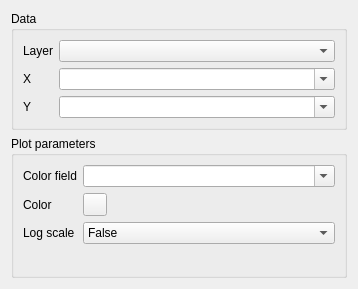
<?xml version="1.0" encoding="UTF-8"?>
<ui version="4.0">
 <class>Form</class>
 <widget class="QWidget" name="Form">
  <property name="geometry">
   <rect>
    <x>0</x>
    <y>0</y>
    <width>358</width>
    <height>289</height>
   </rect>
  </property>
  <property name="sizePolicy">
   <sizepolicy hsizetype="Preferred" vsizetype="Preferred">
    <horstretch>0</horstretch>
    <verstretch>0</verstretch>
   </sizepolicy>
  </property>
  <property name="minimumSize">
   <size>
    <width>0</width>
    <height>289</height>
   </size>
  </property>
  <property name="maximumSize">
   <size>
    <width>16777215</width>
    <height>289</height>
   </size>
  </property>
  <property name="windowTitle">
   <string>Form</string>
  </property>
  <layout class="QVBoxLayout" name="verticalLayout">
   <item>
    <widget class="QGroupBox" name="plot_data_box_2">
     <property name="sizePolicy">
      <sizepolicy hsizetype="Preferred" vsizetype="Maximum">
       <horstretch>0</horstretch>
       <verstretch>0</verstretch>
      </sizepolicy>
     </property>
     <property name="title">
      <string>Data</string>
     </property>
     <layout class="QFormLayout" name="formLayout">
      <item row="0" column="0">
       <widget class="QLabel" name="label_2">
        <property name="text">
         <string>Layer</string>
        </property>
       </widget>
      </item>
      <item row="0" column="1">
       <widget class="QgsMapLayerComboBox" name="layer"/>
      </item>
      <item row="1" column="0">
       <widget class="QLabel" name="label_3">
        <property name="text">
         <string>X</string>
        </property>
       </widget>
      </item>
      <item row="1" column="1">
       <widget class="QgsFieldComboBox" name="X">
        <property name="editable">
         <bool>true</bool>
        </property>
        <property name="frame">
         <bool>true</bool>
        </property>
        <property name="allowEmptyFieldName">
         <bool>true</bool>
        </property>
       </widget>
      </item>
      <item row="2" column="0">
       <widget class="QLabel" name="label">
        <property name="text">
         <string>Y</string>
        </property>
       </widget>
      </item>
      <item row="2" column="1">
       <widget class="QgsFieldComboBox" name="Y">
        <property name="editable">
         <bool>true</bool>
        </property>
        <property name="allowEmptyFieldName">
         <bool>true</bool>
        </property>
       </widget>
      </item>
     </layout>
    </widget>
   </item>
   <item>
    <widget class="QgsCollapsibleGroupBox" name="parameter_box">
     <property name="title">
      <string>Plot parameters</string>
     </property>
     <layout class="QFormLayout" name="formLayout_3">
      <item row="0" column="0">
       <widget class="QLabel" name="label_4">
        <property name="text">
         <string>Color field</string>
        </property>
       </widget>
      </item>
      <item row="0" column="1">
       <widget class="QgsFieldComboBox" name="color_field">
        <property name="editable">
         <bool>true</bool>
        </property>
        <property name="allowEmptyFieldName">
         <bool>true</bool>
        </property>
       </widget>
      </item>
      <item row="1" column="0">
       <widget class="QLabel" name="label_113">
        <property name="text">
         <string>Color</string>
        </property>
       </widget>
      </item>
      <item row="1" column="1">
       <widget class="QgsColorButton" name="color">
        <property name="minimumSize">
         <size>
          <width>24</width>
          <height>0</height>
         </size>
        </property>
       </widget>
      </item>
      <item row="2" column="0">
       <widget class="QLabel" name="label_115">
        <property name="text">
         <string>Log scale</string>
        </property>
       </widget>
      </item>
      <item row="2" column="1">
       <widget class="QComboBox" name="log_scale">
        <item>
         <property name="text">
          <string>False</string>
         </property>
        </item>
        <item>
         <property name="text">
          <string>True</string>
         </property>
        </item>
       </widget>
      </item>
     </layout>
    </widget>
   </item>
  </layout>
 </widget>
 <customwidgets>
  <customwidget>
   <class>QgsCollapsibleGroupBox</class>
   <extends>QGroupBox</extends>
   <header>qgscollapsiblegroupbox.h</header>
   <container>1</container>
  </customwidget>
  <customwidget>
   <class>QgsColorButton</class>
   <extends>QToolButton</extends>
   <header>qgscolorbutton.h</header>
   <container>1</container>
  </customwidget>
  <customwidget>
   <class>QgsFieldComboBox</class>
   <extends>QComboBox</extends>
   <header>qgsfieldcombobox.h</header>
  </customwidget>
  <customwidget>
   <class>QgsMapLayerComboBox</class>
   <extends>QComboBox</extends>
   <header>qgsmaplayercombobox.h</header>
  </customwidget>
 </customwidgets>
 <resources/>
 <connections/>
</ui>
